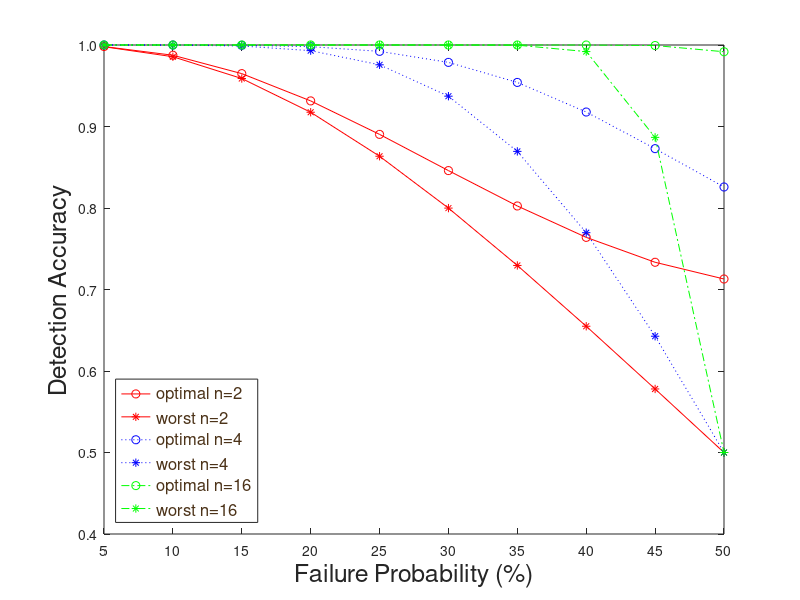

This chart was generated by the following MATLAB code:
hFig = figure;
%set(hFig, 'Position', [600,400,500,400])

x = .05:.05:.5;

o2 = [0.99811583,0.98744159,0.96487833,0.93141453,0.89033127,0.84590131,0.80248935,0.76397210,0.73340723,0.71289062];
w2 = [0.99787733,0.98560800,0.95887942,0.91750400,0.86352539,0.79987600,0.72950698,0.65491200,0.57796595,0.50000000];

o4 = [0.99999979,0.99997798,0.99967493,0.99795943,0.99221316,0.97867739,0.95408645,0.91776103,0.87283015,0.82578006];
w4 = [0.99999873,0.99989924,0.99875183,0.99306511,0.97570303,0.93720671,0.86946311,0.76970903,0.64267912,0.50000000];

o16 = [1.00000000,1.00000000,1.00000000,1.00000000,1.00000000,1.00000000,0.99999967,0.99997863,0.99935937,0.99173229];
w16 = [1.00000000,1.00000000,1.00000000,1.00000000,0.99999999,0.99999986,0.99982359,0.99193531,0.88667314,0.50000000];

plot(x,o2,'-ro',x,w2,'-r*',x,o4,':bo',x,w4,':b*',x,o16,'-.go',x,w16,'-.g*');
hleg = legend('optimal n=2','worst n=2','optimal n=4','worst n=4','optimal n=16','worst n=16','location','SouthWest');


% Make the text of the legend italic and color it brown
set(hleg,'FontAngle','italic','TextColor',[.3,.2,.1],'Fontsize',12);

xlabel('Failure Probability (%)','fontsize',18);
ylabel('Detection Accuracy','fontsize',18);

set(gca,'XLim',[0.05 0.5])
set(gca,'XTick',0.05:0.05:0.5)
set(gca,'XTickLabel',{'5','10','15','20','25','30','35','40','45','50'});

set(gca,'YLim',[0.4 1])
set(gca,'YTick',0:0.1:1)
set(gca,'YTickLabel',{'0','0.1','0.2','0.3','0.4','0.5','0.6','0.7','0.8','0.9','1.0'});